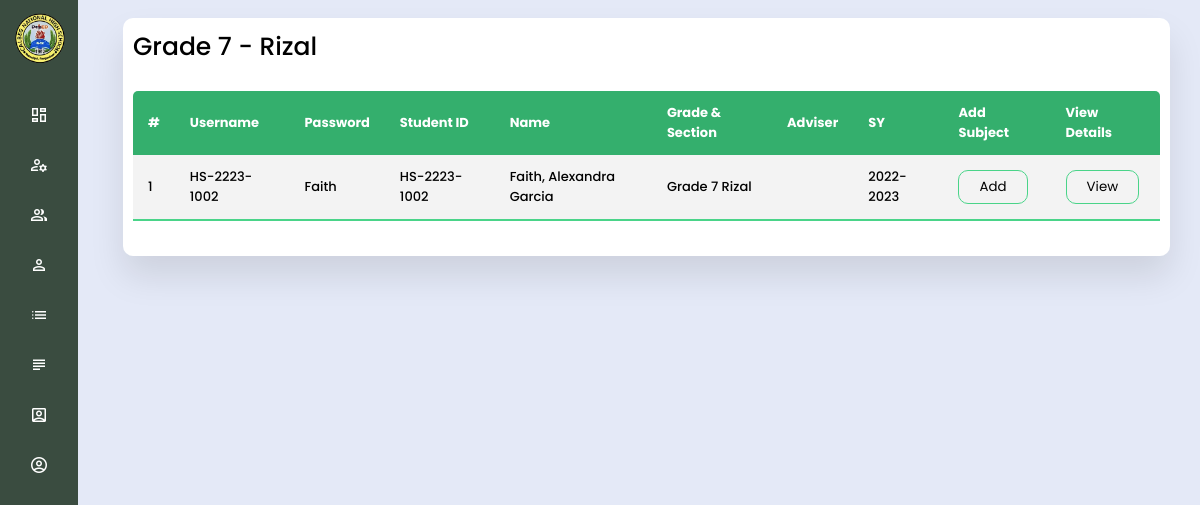
The app's page /superAdmin/g71.php with its own data.
### tables this page shows
CREATE TABLE `tblstudent` (
  `id` int(11) NOT NULL,
  `user_name` varchar(20) NOT NULL,
  `password` varchar(20) NOT NULL,
  `studentid` varchar(20) NOT NULL,
  `name` varchar(20) NOT NULL,
  `mname` varchar(20) NOT NULL,
  `lname` varchar(20) NOT NULL,
  `extname` varchar(5) NOT NULL,
  `gender` varchar(10) NOT NULL,
  `cstatus` varchar(50) NOT NULL,
  `bday` varchar(20) NOT NULL,
  `age` varchar(50) NOT NULL,
  `nationality` varchar(50) NOT NULL,
  `religion` varchar(50) NOT NULL,
  `contact` varchar(20) NOT NULL,
  `address` varchar(50) NOT NULL,
  `email` varchar(50) NOT NULL,
  `sstatus` varchar(10) NOT NULL,
  `grade` varchar(25) NOT NULL,
  `adviser` varchar(50) NOT NULL,
  `sy` varchar(15) NOT NULL
);

### superAdmin/g71.php (the view, shortened to what this page needs)
<?php
  include "../includes/database.php";
?>
<!DOCTYPE html>
<html lang="en">
<head>
    <link rel="stylesheet" href="../assets/css/navContainer.css">
    <link rel="stylesheet" href="../assets/css/style2.css">
    <link rel="stylesheet" href="../assets/css/style3.css">
    <link rel="stylesheet" href="../assets/css/swiper-bundle.min.css" />
</head>
<body>
  <?php include 'includes/sideMenu.php';?>
  <section class="home-section">
    <section class="historyLog">
    <div class="history-list">
    <span class="allTeacher">Grade 7 - Rizal</span>
        <table class="table">
            <thead>
                <thead>
                    <tr>
                        <th>#</th>
                        <th>Username</th>
                        <th>Password</th>
                        <th>Student ID</th>
                        <th>Name</th>
                        <th>Grade & Section</th>
                        <th>Adviser</th>
                        <th>SY</th>
                        <th>Add Subject</th>
                        <th>View Details</th>
                    </tr>
                </thead>
                <tbody>
                    <?php
                        $ret=mysqli_query($conn,"SELECT * from tblstudent WHERE grade = 'Grade 7 Rizal' ");
                        $cnt=1;
                        while ($row=mysqli_fetch_array($ret)) {
                    ?>
                    <tr>
                        <td data-label="#"><?php echo $cnt;?></td>
                        <td data-label="Username"><?php  echo $row['user_name'];?></td>
                        <td data-label="Email"><?php  echo $row['password'];?></td>
                        <td data-label="Student ID"><?php  echo $row['studentid'];?></td>
                        <td data-label="Name" class=""><?php  echo $row['lname'],', '; echo $row['name'],' ';echo $row['mname']?></td>
                        <td data-label="Title"><?php  echo $row['grade'];?></td>
                        <td data-label="Adviser"><?php  echo $row['adviser'];?></td>
                        <td data-label="SY"><?php  echo $row['sy'];?></td>
                        <form action="../superAdmin/subjs.php" method="POST">
                            <td data-label="Add Subject"><button type="submit" name="view" >Add</button></td>
                        </form>
                        <form action="../superAdmin/updatestudent.php" method="POST">
                            <td data-label="View Details"><button type="submit" name="view" >View</button></td>
                        </form>
                    </tr>
                    <?php
                    $cnt=$cnt+1;
                    }?>
            </tbody>
        </table>
    </div>
</section>
  </section>
</body>
</html>

### assets/css/navContainer.css (style rules this page uses)
* { margin: 0; padding: 0; box-sizing: border-box; font-family: 'Poppins', sans-serif; }
body { background: #E4E9F7; }
.home-section { position: relative; left: 260px; width: calc(100% - 260px); transition: all 0.5s ease; font-weight: 500; color: var(--text-color); padding: 8px 0px 8px 15px; }
.allTeacher { font-size: 25px; }
@media (max-width: 1275px) { .sidebar.close ~ .home-section { left: 78px; width: calc(100% - 78px); } }

### assets/css/style3.css (style rules this page uses)
.historyLog { padding: 0 30px; }
.history-list { width: 100%; padding: 10px; margin-top: 10px; background: #fff; border-radius: 10px; overflow-x: auto; box-shadow: 0 20px 35px rgba(0, 0, 0, 0.1); }
.table { border-collapse: collapse; margin: 25px 0; font-size: 15px; min-width: 100%; overflow: hidden; border-radius: 5px 5px 0 0; }
table thead tr { color: #fff; background: #34AF6D; text-align: left; font-weight: bold; font-size: small; width: 100%; }
.table th, .table td { padding: 12px 15px; }
.table tbody tr { border-bottom: 1px solid #ddd; font-size: small; }
.table tbody tr:nth-of-type(odd) { background: #f3f3f3; }
.table tbody tr:last-of-type { border-bottom: 2px solid #4AD489; }
.table button { padding: 6px 20px; border-radius: 10px; cursor: pointer; background: transparent; border: 1px solid #4AD489; }

### records on screen
tblstudent: user_name "HS-2223-1002", password "Faith", studentid "HS-2223-1002", lname "Faith", name "Alexandra", mname "Garcia", grade "Grade 7 Rizal", sy "2022-2023"
